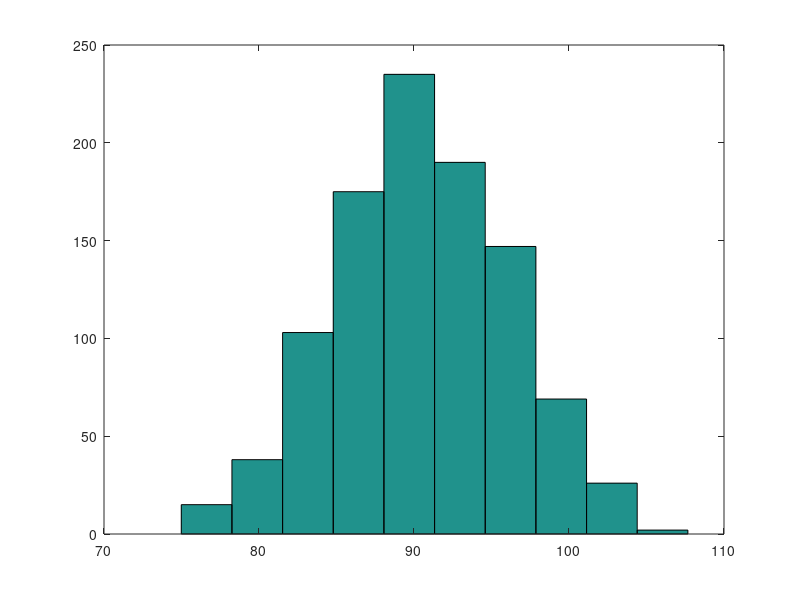
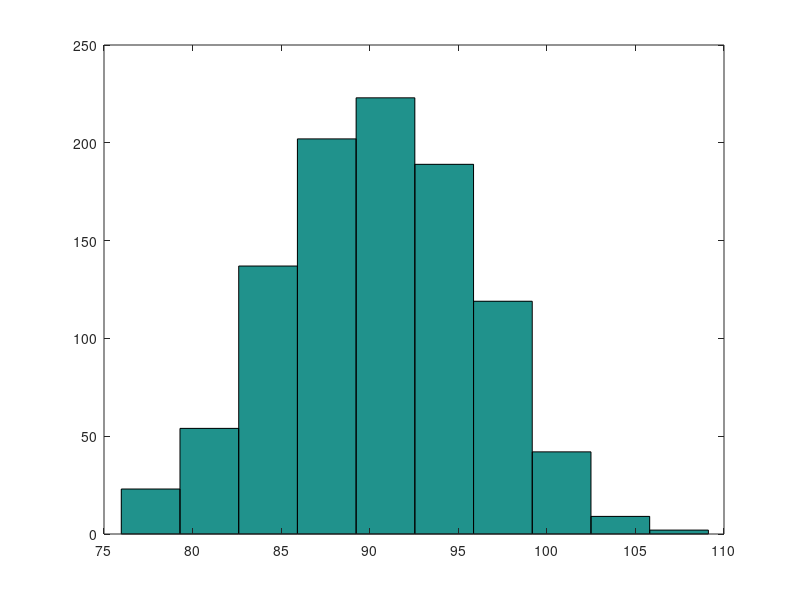

MATLAB code for these plots, in order:
M=1000;
Vm=77.78; Vs=0.71;
Im=1.21; Is=0.071;
fm=0.283; fs=0.017;
Pm=Vm*Im*cos(fm);
Ps=sqrt((Im^2*cos(fm)^2)*Vs^2+(Vm^2*cos(fm)^2)*Is^2+(Vm^2*Im^2*sin(fm)^2)*fs^2);
fprintf('The theoretical value of the uncertainty of P is: %.3f\n',Ps)
Vx=normrnd(Vm,Vs,[1,M]);
Ix=normrnd(Im,Is,[1,M]);
fx=normrnd(fm,fs,[1,M]);
Px=Vx.*Ix.*cos(fx);
fprintf('The uncertainty in the measurment of P for independent variables is: %.3f\n',std(Px))
figure('Name','Independent variables')
hist(Px)
rho=0.5; sigma=[Vs^2 rho*Vs*fs; rho*Vs*fs fs^2]; mu=[Vm,fm];
r=mvnrnd(mu,sigma,M);
Px=r(:,1).*Ix'.*cos(r(:,2));
figure('Name','Codependent variables')
hist(Px)
%The theoretical value of uncertainty for codependent
fprintf('The uncertainty in the measurment of P for codependent variables is: %.3f\n',std(Px))